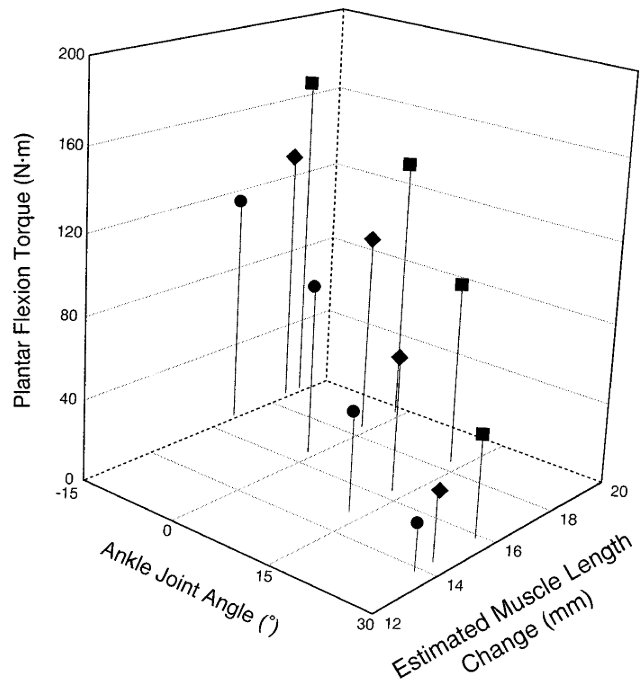
#> input picture useful_figures/Average_muscle_length_change_vs_angle_vs_torque.PNG, 644 x 684 px, found by its file name
$ python Kawakami_change_in_length.py
#> lines starting #> are read from the running program, lines starting #| are printed output that depends on the picture
##################################################
### Replicating the Plots from Kawakami (1998) ###
##################################################

import numpy as np
from mpl_toolkits.mplot3d import Axes3D
import matplotlib.pyplot as plt
import matplotlib.image as mpimg
from danpy.sb import dsb

F_MAX_MG = 1000
F_MAX_LG = 1000
F_MAX_Sol = 1000
cT = 27.8
kT = 0.0047
lTo_MG = 0.45 # in m
lTo_LG = 0.45 # in m
lTo_Sol = 0.45 # in m

R = 0.05 # m

AnkleAngles = np.zeros((4,3))
KneeAngles = np.zeros((4,3))
for i in range(4):
    for j in range(3):
        AnkleAngles[i,j] = i*15 - 15
        KneeAngles[i,j] = j*45

PennationAngle_Passive_MG = np.array([
    [22*np.pi/180,26*np.pi/180,34*np.pi/180],
    [24*np.pi/180,29*np.pi/180,39*np.pi/180],
    [27*np.pi/180,34*np.pi/180,42*np.pi/180],
    [31*np.pi/180,38*np.pi/180,45*np.pi/180]
]) # in radians

PennationAngle_Passive_LG = np.array([
    [12*np.pi/180,13*np.pi/180,12*np.pi/180],
    [13*np.pi/180,14*np.pi/180,14*np.pi/180],
    [15*np.pi/180,15*np.pi/180,16*np.pi/180],
    [16*np.pi/180,16*np.pi/180,17*np.pi/180]
]) # in radians

PennationAngle_Passive_Sol = np.array([
    [19*np.pi/180,19*np.pi/180,19*np.pi/180],
    [21*np.pi/180,22*np.pi/180,21*np.pi/180],
    [25*np.pi/180,25*np.pi/180,24*np.pi/180],
    [29*np.pi/180,29*np.pi/180,28*np.pi/180]
]) # in radians

PennationAngle_MVC_MG = np.array([
    [33*np.pi/180,44*np.pi/180,54*np.pi/180],
    [40*np.pi/180,51*np.pi/180,62*np.pi/180],
    [46*np.pi/180,55*np.pi/180,65*np.pi/180],
    [48*np.pi/180,58*np.pi/180,67*np.pi/180]
]) # in radians

PennationAngle_MVC_LG = np.array([
    [19*np.pi/180,21*np.pi/180,25*np.pi/180],
    [24*np.pi/180,25*np.pi/180,29*np.pi/180],
    [28*np.pi/180,29*np.pi/180,31*np.pi/180],
    [31*np.pi/180,34*np.pi/180,35*np.pi/180]
]) # in radians

PennationAngle_MVC_Sol = np.array([
    [33*np.pi/180,33*np.pi/180,33*np.pi/180],
    [40*np.pi/180,39*np.pi/180,40*np.pi/180],
    [45*np.pi/180,45*np.pi/180,45*np.pi/180],
    [49*np.pi/180,49*np.pi/180,49*np.pi/180]
]) # in radians

MuscleLength_Passive_MG = np.array([
    [59/1000,47/1000,38/1000],
    [52/1000,42/1000,35/1000],
    [45/1000,38/1000,33/1000],
    [40/1000,35/1000,32/1000]
]) # in m

MuscleLength_Passive_LG = np.array([
    [65/1000,59/1000,53/1000],
    [56/1000,51/1000,46/1000],
    [51/1000,46/1000,42/1000],
    [47/1000,43/1000,41/1000]
]) # in m

MuscleLength_Passive_Sol = np.array([
    [43/1000,43/1000,43/1000],
    [38/1000,39/1000,38/1000],
    [33/1000,34/1000,33/1000],
    [29/1000,29/1000,30/1000]
]) # in m

MuscleLength_MVC_MG = np.array([
    [38/1000,30/1000,27/1000],
    [31/1000,26/1000,26/1000],
    [28/1000,26/1000,26/1000],
    [26/1000,25/1000,25/1000]
]) # in m

MuscleLength_MVC_LG = np.array([
    [46/1000,40/1000,35/1000],
    [38/1000,34/1000,31/1000],
    [33/1000,31/1000,29/1000],
    [30/1000,28/1000,27/1000]
]) # in m

MuscleLength_MVC_Sol = np.array([
    [31/1000,31/1000,32/1000],
    [26/1000,26/1000,26/1000],
    [24/1000,24/1000,23/1000],
    [23/1000,22/1000,23/1000]
]) # in m

ChangeInLength_MG = np.zeros((4,3))
ChangeInLength_LG = np.zeros((4,3))
ChangeInLength_Sol = np.zeros((4,3))
for i in range(4):
    for j in range(3):
        ChangeInLength_MG[i,j] = (
            np.cos(PennationAngle_MVC_MG[i,j])
            * MuscleLength_MVC_MG[i,j]
            - np.cos(PennationAngle_Passive_MG[i,j])
            * MuscleLength_Passive_MG[i,j]
        )
        ChangeInLength_LG[i,j] = (
            np.cos(PennationAngle_MVC_LG[i,j])
            * MuscleLength_MVC_LG[i,j]
            - np.cos(PennationAngle_Passive_LG[i,j])
            * MuscleLength_Passive_LG[i,j]
        )
        ChangeInLength_Sol[i,j] = (
            np.cos(PennationAngle_MVC_Sol[i,j])
            * MuscleLength_MVC_Sol[i,j]
            - np.cos(PennationAngle_Passive_Sol[i,j])
            * MuscleLength_Passive_Sol[i,j]
        )

# InitialTension_MG = np.array([
#     [80,80,80],
#     [80,80,80],
#     [80,80,80],
#     [80,80,80]
# ]) # in N
# InitialTension_LG = np.array([
#     [80,80,80],
#     [80,80,80],
#     [80,80,80],
#     [80,80,80]
# ]) # in N
# InitialTension_Sol = np.array([
#     [80,80,80],
#     [80,80,80],
#     [80,80,80],
#     [80,80,80]
# ]) # in N
InitialTension_MG = (MuscleLength_Passive_MG-MuscleLength_Passive_MG.min())*1000 # in N
InitialTension_LG = (MuscleLength_Passive_LG-MuscleLength_Passive_LG.min())*1000 # in N
InitialTension_Sol = (MuscleLength_Passive_Sol-MuscleLength_Passive_Sol.min())*1000 # in N

Tension_MG = np.zeros((4,3))
Tension_LG = np.zeros((4,3))
Tension_Sol = np.zeros((4,3))
for i in range(4):
    for j in range(3):
        Tension_MG[i,j] = (
            F_MAX_MG*cT*kT*np.log(
                np.exp(-ChangeInLength_MG[i,j]/(kT*lTo_MG))
                * (np.exp(InitialTension_MG[i,j]/(F_MAX_MG*cT*kT))-1)
                + 1
            )
        )
        Tension_LG[i,j] = (
            F_MAX_LG*cT*kT*np.log(
                np.exp(-ChangeInLength_LG[i,j]/(kT*lTo_LG))
                * (np.exp(InitialTension_LG[i,j]/(F_MAX_LG*cT*kT))-1)
                + 1
            )
        )
        Tension_Sol[i,j] = (
            F_MAX_Sol*cT*kT*np.log(
                np.exp(-ChangeInLength_Sol[i,j]/(kT*lTo_Sol))
                * (np.exp(InitialTension_Sol[i,j]/(F_MAX_Sol*cT*kT))-1)
                + 1
            )
        )

Torque_MG = Tension_MG*R #Scalar mult will not change shape but to test magnitude
Torque_LG = Tension_LG*R #Scalar mult will not change shape but to test magnitude
Torque_Sol = Tension_Sol*R #Scalar mult will not change shape but to test magnitude

x = AnkleAngles.flatten() # in deg
y1 = -ChangeInLength_MG.flatten()*1000 # in mm
y2 = -ChangeInLength_LG.flatten()*1000 # in mm
y3 = -ChangeInLength_Sol.flatten()*1000 # in mm
y4 = (y1+y2+y3)/3 # in mm
z1 = Torque_MG.flatten() # in Nm
z2 = Torque_LG.flatten() # in Nm
z3 = Torque_Sol.flatten() # in Nm
z4 = (z1+z2+z3) # in Nm

marker = [
    's',"D",'o',
    's',"D",'o',
    's',"D",'o',
    's',"D",'o'
]

markerfacecolor = [
    'k','w','k',
    'k','w','k',
    'k','w','k',
    'k','w','k'
]

fig1 = plt.figure(figsize=[15,5])
ax1a = fig1.add_subplot(131, projection='3d')
for i in range(len(x)):
    ax1a.scatter(x[i], y1[i], z1[i], c='k', marker=marker[i])
    ax1a.plot(
        [x[i],x[i]],
        [y1[i],y1[i]],
        [0,z1[i]],
        c='k'
    )
ax1a.set_title("Medial Gastrocnemius \n")
ax1a.set_xlabel('Ankle Angle (deg)')
ax1a.set_ylabel('Change in Muscle Length (mm)')
ax1a.set_zlabel('Torque (Nm)')

ax1b = fig1.add_subplot(132, projection='3d')
for i in range(len(x)):
    ax1b.scatter(x[i], y2[i], z2[i], c='k', marker=marker[i])
    ax1b.plot(
        [x[i],x[i]],
        [y2[i],y2[i]],
        [0,z2[i]],
        c='k'
    )
ax1b.set_title("Lateral Gastrocnemius \n")
ax1b.set_xlabel('Ankle Angle (deg)')
ax1b.set_ylabel('Change in Muscle Length (mm)')
ax1b.set_zlabel('Torque (Nm)')

ax1c = fig1.add_subplot(133, projection='3d')
for i in range(len(x)):
    ax1c.scatter(x[i], y3[i], z3[i], c='k', marker=marker[i])
    ax1c.plot(
        [x[i],x[i]],
        [y3[i],y3[i]],
        [0,z3[i]],
        c='k'
    )
ax1c.set_title("Soleus \n")
ax1c.set_xlabel('Ankle Angle (deg)')
ax1c.set_ylabel('Change in Muscle Length (mm)')
ax1c.set_zlabel('Torque (Nm)')

fig2 = plt.figure(figsize=[11,5])
ax2a = fig2.add_subplot(121)
img0 = mpimg.imread("useful_figures/Average_muscle_length_change_vs_angle_vs_torque.png")
#> img0 is the input picture: shape (684, 644, 4) float32; mean R, G, B, A 0.967, 0.967, 0.967, 1
ax2a.imshow(img0)
ax2a.spines['right'].set_visible(False)
ax2a.spines['top'].set_visible(False)
ax2a.spines['left'].set_visible(False)
ax2a.spines['bottom'].set_visible(False)
ax2a.set_xticks([])
ax2a.set_yticks([])
ax2b = fig2.add_subplot(122, projection='3d')
for i in range(len(x)):
    ax2b.scatter(x[i], y4[i], z4[i], c='k', marker=marker[i])
    ax2b.plot(
        [x[i],x[i]],
        [y4[i],y4[i]],
        [0,z4[i]],
        c='k'
    )
fig2.suptitle("Average Muscle")
ax2b.set_xlabel('Ankle Angle (deg)')
ax2b.set_ylabel('Change in Muscle Length (mm)')
ax2b.set_zlabel('Torque (Nm)')
ax2b.set_xticks([-15,0,15,30])
ax2b.set_yticks([12,14,16,18,20])
ax2b.set_zticks([0,40,80,120,160,200])
ax2b.set_xlim([-15,30])
ax2b.set_ylim([12,20])
ax2b.set_zlim([0,200])

fig3 = plt.figure(figsize=[15,9])
ax3a = fig3.add_subplot(231)
for i in range(12):
    ax3a.plot(
        (MuscleLength_Passive_MG.flatten()*1000)[i],
        y1[i],
        c='k',
        marker=marker[i],
        markerfacecolor=markerfacecolor[i]
    )
ax3a.set_xlim([25,65])
ax3a.set_ylim([10,25])
ax3a.set_xticks([25,35,45,55,65])
ax3a.set_yticks([10,15,20,25])
ax3a.spines['right'].set_visible(False)
ax3a.spines['top'].set_visible(False)
ax3a.set_xlabel('Passive Muscle Length (mm)')
ax3a.set_ylabel('Muscle Length Change (mm)')
ax3a.set_title("Medial Gastrocnemius \n (Simulated)")

ax3b = fig3.add_subplot(232)
for i in range(12):
    plt.plot(
        (MuscleLength_Passive_LG.flatten()*1000)[i],
        y2[i],
        c='k',
        marker=marker[i],
        markerfacecolor=markerfacecolor[i]
    )
ax3b.set_xlim([25,65])
ax3b.set_ylim([10,25])
ax3b.set_xticks([25,35,45,55,65])
ax3b.set_yticks([10,15,20,25])
ax3b.spines['right'].set_visible(False)
ax3b.spines['top'].set_visible(False)
ax3b.set_xlabel('Passive Muscle Length (mm)')
ax3b.set_ylabel('Muscle Length Change (mm)')
ax3b.set_title("Lateral Gastrocnemius \n (Simulated)")

ax3c = fig3.add_subplot(233)
for i in range(12):
    plt.plot(
        (MuscleLength_Passive_Sol.flatten()*1000)[i],
        y3[i],
        c='k',
        marker=marker[i],
        markerfacecolor=markerfacecolor[i]
    )
ax3c.set_xlim([25,65])
ax3c.set_ylim([10,25])
ax3c.set_xticks([25,35,45,55,65])
ax3c.set_yticks([10,15,20,25])
ax3c.spines['right'].set_visible(False)
ax3c.spines['top'].set_visible(False)
ax3c.set_xlabel('Passive Muscle Length (mm)')
ax3c.set_ylabel('Muscle Length Change (mm)')
ax3c.set_title("Soleus \n (Simulated)")

ax3d = fig3.add_subplot(234)
ax3d.set_title("Kurokawa (2008)")
img1 = mpimg.imread('useful_figures/MG_length_change_vs_passive_length.png')
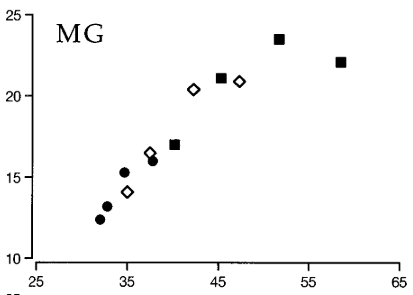
#> input picture useful_figures/MG_length_change_vs_passive_length.PNG, 413 x 295 px, found by its file name
#> img1 is the input picture: shape (295, 413, 4) float32; mean R, G, B, A 0.975, 0.975, 0.975, 1
ax3d.imshow(img1)
ax3d.spines['right'].set_visible(False)
ax3d.spines['top'].set_visible(False)
ax3d.spines['left'].set_visible(False)
ax3d.spines['bottom'].set_visible(False)
ax3d.set_xticks([])
ax3d.set_yticks([])
ax3d.set_xlabel('Passive Muscle Length (mm)')
ax3d.set_ylabel('Muscle Length Change (mm)')

ax3e = fig3.add_subplot(235)
ax3e.set_title("Kurokawa (2008)")
img2 = mpimg.imread('useful_figures/LG_length_change_vs_passive_length.png')
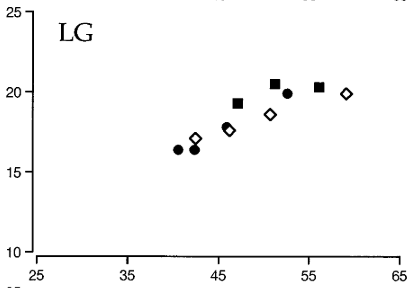
#> input picture useful_figures/LG_length_change_vs_passive_length.PNG, 414 x 288 px, found by its file name
#> img2 is the input picture: shape (288, 414, 4) float32; mean R, G, B, A 0.976, 0.976, 0.976, 1
ax3e.imshow(img2)
ax3e.spines['right'].set_visible(False)
ax3e.spines['top'].set_visible(False)
ax3e.spines['left'].set_visible(False)
ax3e.spines['bottom'].set_visible(False)
ax3e.set_xticks([])
ax3e.set_yticks([])
ax3e.set_xlabel('Passive Muscle Length (mm)')
ax3e.set_ylabel('Muscle Length Change (mm)')

ax3f = fig3.add_subplot(236)
ax3f.set_title("Kurokawa (2008)")
img3 = mpimg.imread('useful_figures/Sol_length_change_vs_passive_length.png')
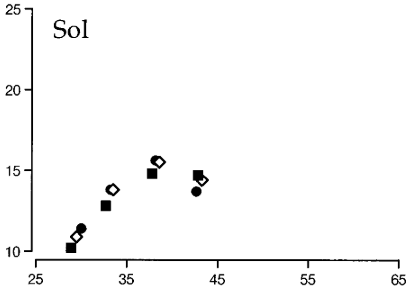
#> input picture useful_figures/Sol_length_change_vs_passive_length.PNG, 412 x 295 px, found by its file name
#> img3 is the input picture: shape (295, 412, 4) float32; mean R, G, B, A 0.977, 0.977, 0.977, 1
ax3f.imshow(img3)
ax3f.spines['right'].set_visible(False)
ax3f.spines['top'].set_visible(False)
ax3f.spines['left'].set_visible(False)
ax3f.spines['bottom'].set_visible(False)
ax3f.set_xticks([])
ax3f.set_yticks([])
ax3f.set_xlabel('Passive Muscle Length (mm)')
ax3f.set_ylabel('Muscle Length Change (mm)')

plt.show()
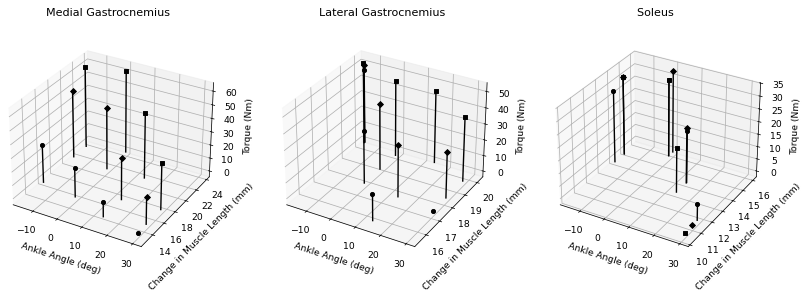
#> figure drawn by matplotlib, 3 panels
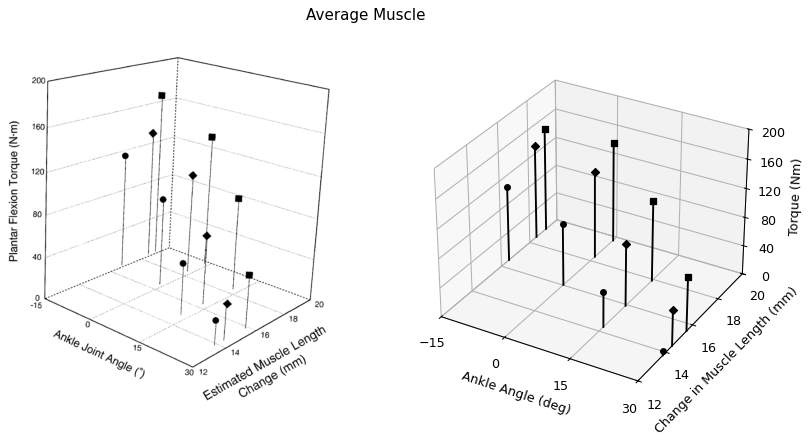
#> figure drawn by matplotlib, 2 panels
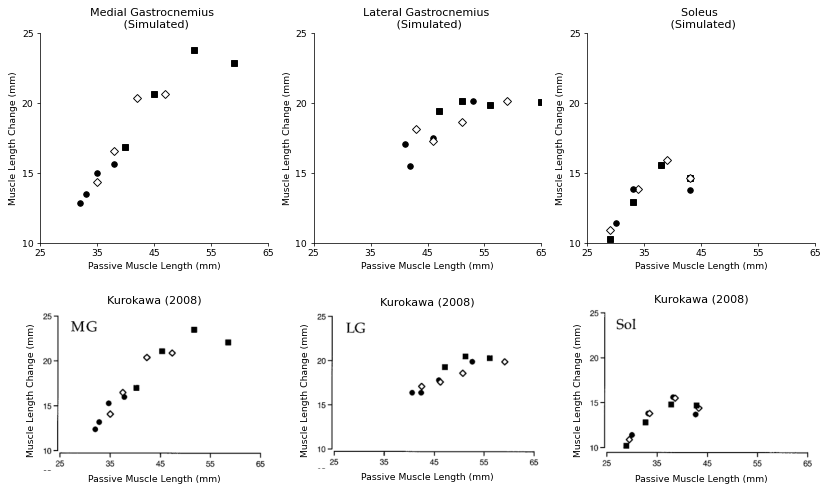
#> figure drawn by matplotlib, 6 panels
